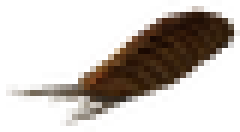
#> input picture Web Scraper/New Vegas Food/100.jpg, 40 x 22 px, found by its file name (shown 6 times larger); its folder holds 4 pictures in this run
$ python ImageResizer.py
#> lines starting #> are read from the running program, lines starting #| are printed output that depends on the picture
# import required module
import pandas as pd
import os
from PIL import Image
# assign directory
directory = 'C:\\Users\\Tyler\\source\\repos\\Web Scraper\\Web Scraper\\New Vegas Food'

# read specific columns of csv file using Pandas
df = pd.read_csv("food.csv", usecols=['Name'])
#> (reads Web Scraper/food.csv from the repository)
list = df['Name'].tolist()
new_list = []
for i in list:
    j = i.replace(' ','_')
    new_list.append(j)

final_list = []

for i in new_list:
    j =''.join(('ico_' , i)).lower()
    final_list.append(j)

# iterate over files in
# that directory
i = 0
for filename in  sorted(os.listdir(directory), key=len):
    f = os.path.join(directory, filename)
    # Resizing File
    i += 1
    im=Image.open(f)
#> im is the input picture: PIL image 40x22 RGBA; mean R, G, B, A 48.2, 33, 20.3, 69.6
    im = im.resize((64,64), resample=Image.NEAREST)
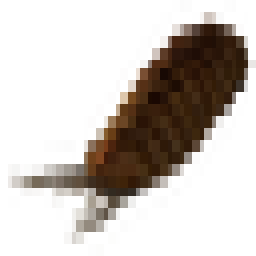
#> im: PIL image 64x64 RGBA (shown 4 times larger); mean R, G, B, A 47.8, 32.7, 20, 69.2; transparent parts drawn white
    im.save(f'{final_list[i-1]}.png')
#> pass 2 of the loop `for filename in  sorted(os.listdir(directory), key=len):`:
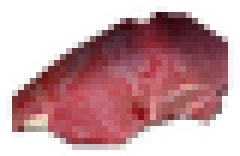
#> input picture Web Scraper/New Vegas Food/101.jpg, 40 x 26 px, found by its file name (shown 6 times larger)
#> im is the input picture: PIL image 40x26 RGBA; mean R, G, B, A 109.5, 57.6, 63, 135.6
#> `im = im.resize((64,64), resample=Image.NEAREST)`:
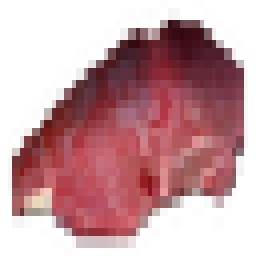
#> im: PIL image 64x64 RGBA (shown 4 times larger); mean R, G, B, A 109.7, 57.6, 63, 136.2; transparent parts drawn white
#> pass 3 of the loop `for filename in  sorted(os.listdir(directory), key=len):`:
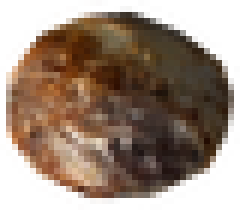
#> input picture Web Scraper/New Vegas Food/102.jpg, 40 x 35 px, found by its file name (shown 6 times larger)
#> im is the input picture: PIL image 40x35 RGBA; mean R, G, B, A 97.9, 73, 53.7, 166.5
#> `im = im.resize((64,64), resample=Image.NEAREST)`:
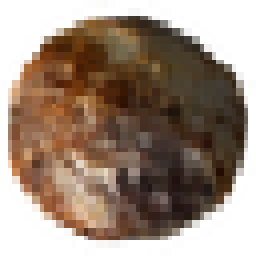
#> im: PIL image 64x64 RGBA (shown 4 times larger); mean R, G, B, A 97.7, 72.9, 53.7, 166.7; transparent parts drawn white
#> the loop made 4 passes; the first 3 are shown
